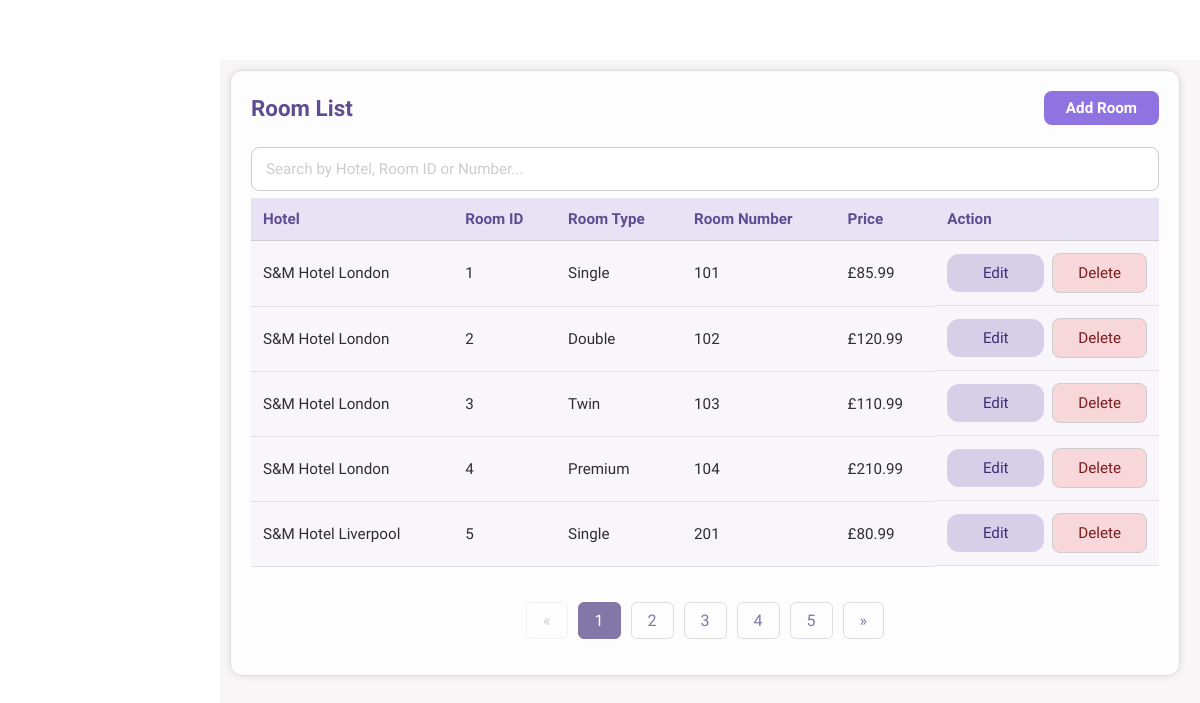
Screenshot of /room.php (signed in) with the database file from the repository.
### tables this page shows
CREATE TABLE ROOM(
ROOM_ID INTEGER NOT NULL PRIMARY KEY AUTOINCREMENT,
ROOM_NO INTEGER NOT NULL,
ROOM_TYPE_ID INTEGER NOT NULL,
PRICE DOUBLE(2) NOT NULL,
HOTEL_ID INTEGER NOT NULL,
FOREIGN KEY (ROOM_TYPE_ID) REFERENCES ROOM_TYPE(ROOM_TYPE_ID) ON DELETE CASCADE ON UPDATE CASCADE,
FOREIGN KEY (HOTEL_ID) REFERENCES HOTEL(HOTEL_ID) ON DELETE CASCADE ON UPDATE CASCADE
);

CREATE TABLE HOTEL(
HOTEL_ID INTEGER NOT NULL PRIMARY KEY AUTOINCREMENT,
HOTEL_NAME TEXT NOT NULL,
HOTEL_ADDRESS TEXT NOT NULL,
CITY TEXT NOT NULL,
POSTCODE TEXT NOT NULL,
HOTEL_TELNO TEXT NOT NULL UNIQUE,
HOTEL_EMAIL TEXT NOT NULL UNIQUE
);

CREATE TABLE ROOM_TYPE(
ROOM_TYPE_ID INTEGER  NOT NULL PRIMARY KEY AUTOINCREMENT,
ROOM_TYPE_NAME TEXT NOT NULL,
ROOM_TYPE_DESCRIPTION TEXT NOT NULL
);

### functions.php (the view, shortened to what this page needs)
<?php
function createDB()
{
    $db = new SQLite3('hotelSQL.db');
    $db->exec("PRAGMA foreign_keys = ON");
    return $db;
}
function RoomList($editingId = null, $limit = null, $offset = null)
{
    $db = createDB();
    $select_query = "SELECT * FROM ROOM r
        INNER JOIN HOTEL h ON (r.HOTEL_ID = h.HOTEL_ID)
        INNER JOIN ROOM_TYPE rt ON (r.ROOM_TYPE_ID = rt.ROOM_TYPE_ID)
        ORDER BY HOTEL_ID ASC
    ";
    $select_query = applyPagination($select_query, $limit, $offset);
    $result = $db->query($select_query);
    while ($row = $result->fetchArray(SQLITE3_ASSOC)) {
        if ($editingId == $row['ROOM_ID']) {
            echo "<tr><form method='post'>";
            echo "<td>";
            HotelDropdown($row['HOTEL_ID']);
            echo "</td>";
            echo "<td>" . $row['ROOM_ID'] . "</td>";
            echo "<input type='hidden' name='room-id' value='" . $row['ROOM_ID'] . "'>";
            echo "<td>";
            RoomTypeDropdown('room-type-id', $row['ROOM_TYPE_ID']);
            echo "</td>";
            echo "<td>
                    <input type='number' name='room-number'
                           value='" . htmlspecialchars($row['ROOM_NO']) . "' required>
                  </td>";
            echo "<td>
                    <input type='number' step='0.01' name='room-price'
                           value='" . htmlspecialchars($row['PRICE']) . "' required>
                  </td>";
            echo "<td>
                    <input type='submit' class='submit-btn' name='save' value='Save'>
                    <input type='submit' class='delete-button-in-list' name='cancel' value='Cancel'>
                  </td>";
            echo "</form></tr>";
        } else {
            echo "<form method='post'><tr>";
            echo "<td>" . $row['HOTEL_NAME'] . "</td>";
            echo "<td>" . $row['ROOM_ID'] . "</td>";
            echo "<td>" . $row['ROOM_TYPE_NAME'] . "</td>";
            echo "<td>" . $row['ROOM_NO'] . "</td>";
            echo "<td>" . "£" . number_format($row['PRICE'], 2, '.', '') . "</td>";
            echo "<td>
                <input type='hidden' name='room-id' value='" . $row['ROOM_ID'] . "'>
                <input type='submit' class='edit-button-in-list' name='edit' value='Edit'>
                <input type='button' class='delete-button-in-list' name='delete' value='Delete'>
            </td>";
            echo "</tr></form>";
        }
    }
}
function applyPagination($sql, $limit, $offset)
{
    if ($limit !== null && $offset !== null) {
        $limit = (int) $limit;
        $offset = (int) $offset;
        $sql .= " LIMIT $limit OFFSET $offset";
    }
    return $sql;
}
?>

### style.css (style rules this page uses)
html, body { margin: 0; padding: 0; box-sizing: border-box; }
*, *::before, *::after { box-sizing: inherit; }
* { font-family: "Source Sans Pro", Helvetica, sans-serif; }
input::placeholder { color: #ccc; }
.base-table td { padding: 12px; border-bottom: 1px solid #e0e0e0; }
.base-table td:last-child { display: flex; justify-content: flex-start; align-items: center; gap: 8px; }
.base-table tr:nth-child(even) { background-color: #f8f6fb; }
.add-container input { padding: 10px; border: 1px solid #ccc; border-radius: 8px; font-size: 0.95rem; background-color: #fff; transition: border-color 0.3s, box-shadow 0.3s; }
.add-container td input[type="submit"] { padding: 10px 28px; border: none; border-radius: 12px; font-size: 0.95rem; font-weight: 500; cursor: pointer; }
.add-container .edit-button-in-list { background-color: #d7cfe8; color: #3b2d75; }
.add-container .delete-button-in-list { background-color: #f8d7da; color: #7a1c1c; }
.base-form input, .add-container input, .add-container select, .base-form select { width: 50%; max-width: 100%; }
.edit-button-in-list, .delete-button-in-list { cursor: pointer; }

### rows the page displays
room: HOTEL_ID.HOTEL_NAME "S&M Hotel London", ROOM_ID "1", ROOM_TYPE_ID.ROOM_TYPE_NAME "Single", ROOM_NO "101", PRICE "85.99"
room: HOTEL_ID.HOTEL_NAME "S&M Hotel London", ROOM_ID "2", ROOM_TYPE_ID.ROOM_TYPE_NAME "Double", ROOM_NO "102", PRICE "120.99"
room: HOTEL_ID.HOTEL_NAME "S&M Hotel London", ROOM_ID "3", ROOM_TYPE_ID.ROOM_TYPE_NAME "Twin", ROOM_NO "103", PRICE "110.99"
room: HOTEL_ID.HOTEL_NAME "S&M Hotel London", ROOM_ID "4", ROOM_TYPE_ID.ROOM_TYPE_NAME "Premium", ROOM_NO "104", PRICE "210.99"
room: HOTEL_ID.HOTEL_NAME "S&M Hotel Liverpool", ROOM_ID "5", ROOM_TYPE_ID.ROOM_TYPE_NAME "Single", ROOM_NO "201", PRICE "80.99"
